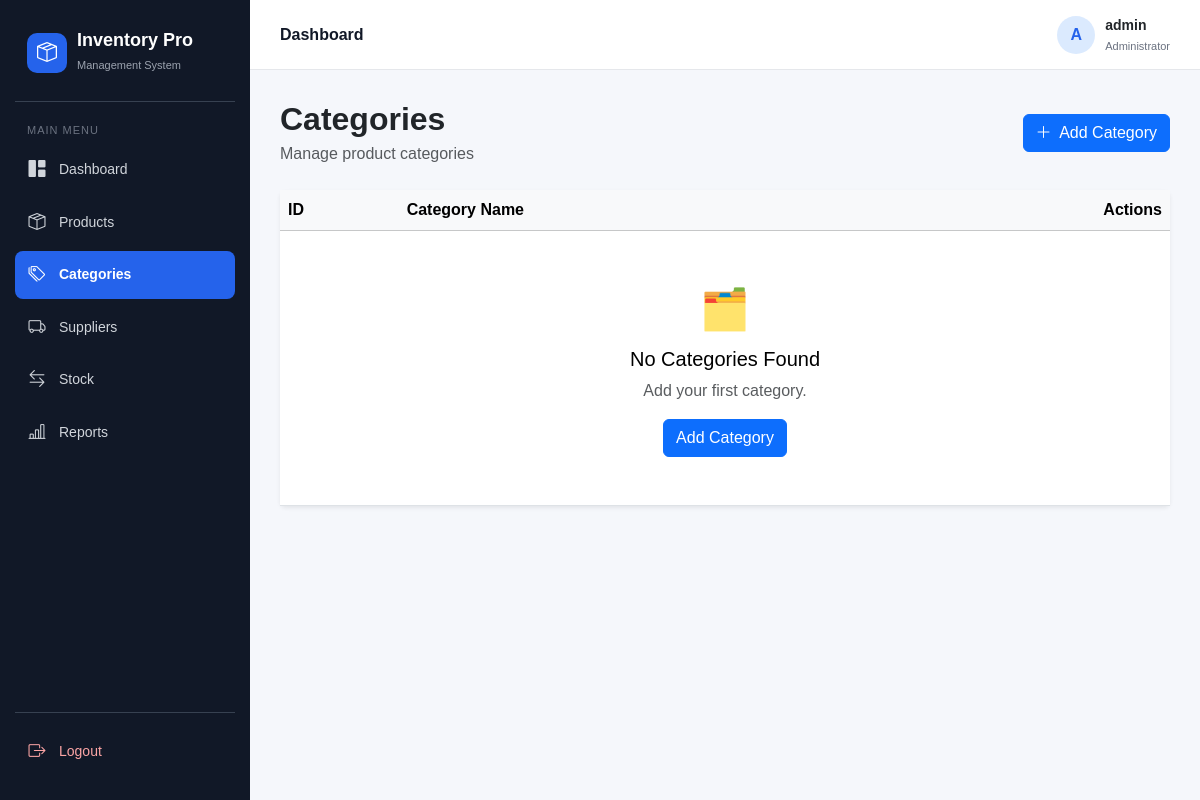
Page /categories (signed in) on the earlier database version.
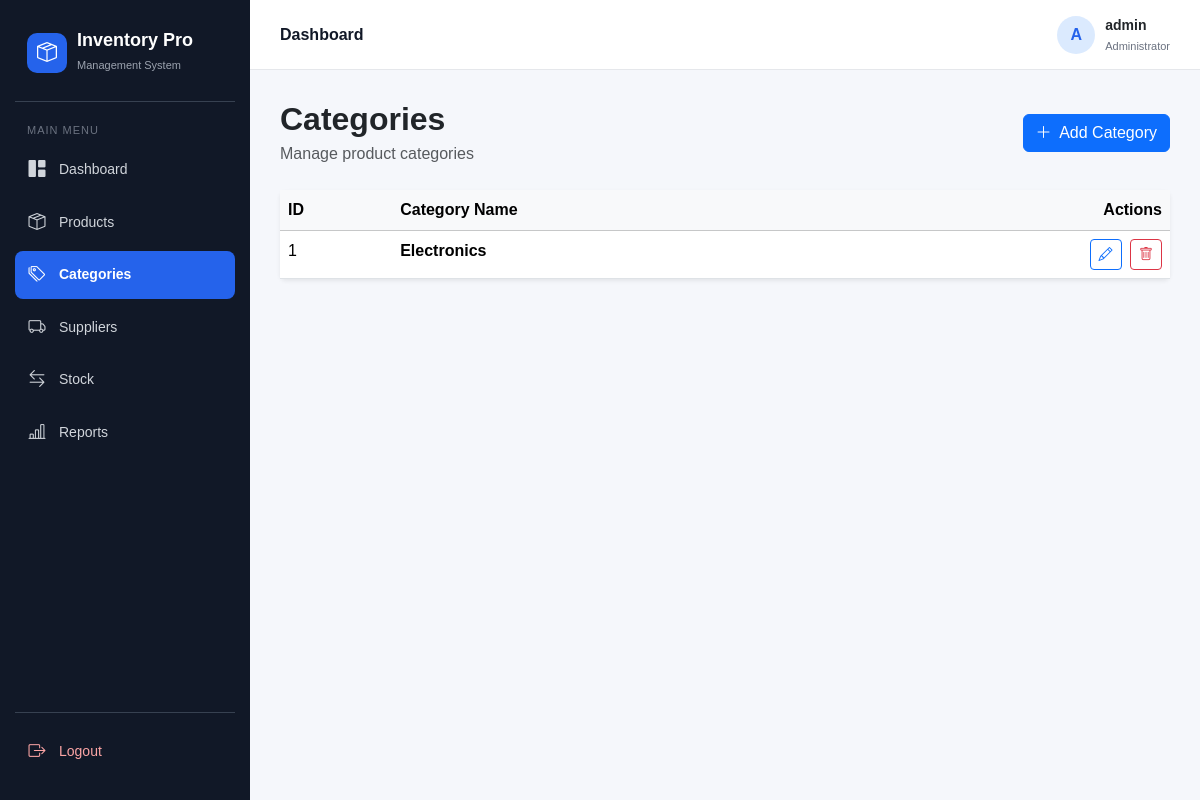
Same page on the later database version.
### models/admin.py (models this page shows, shortened)
class Admin(UserMixin, db.Model):
    __tablename__ = "admins"
    id = db.Column(db.Integer, primary_key=True)
    username = db.Column(
        db.String(100),
        unique=True,
        nullable=False
    )
    password = db.Column(
        db.String(255),
        nullable=False
    )

### models/category.py (models this page shows)
class Category(db.Model):
    __tablename__ = "categories"
    id = db.Column(
        db.Integer,
        primary_key=True
    )
    name = db.Column(
        db.String(100),
        nullable=False,
        unique=True
    )

### app.py (the view)
@app.route("/categories")
@login_required
def categories():
    categories = Category.query.order_by(
        Category.id.desc()
    ).all()
    return render_template(
        "categories.html",
        categories=categories
    )

### app.py (called while the page is built)
@login_manager.user_loader
def load_user(user_id):
    return Admin.query.get(int(user_id))

### templates/categories.html (shortened to what this page needs)
{% extends "base.html" %}
{% block content %}
<div class="d-flex justify-content-between align-items-center mb-4">
    <div>
        <h2 class="fw-bold mb-1">
            Categories
        </h2>
        <p class="text-muted mb-0">
            Manage product categories
        </p>
    </div>
    <a
        href="{{ url_for('add_category') }}"
        class="btn btn-primary"
    >
        <i class="bi bi-plus-lg me-1"></i>
        Add Category
    </a>
</div>
<div class="card border-0 shadow-sm">
    <div class="card-body p-0">
        <div class="table-responsive">
            <table class="table table-hover mb-0">
                <thead class="table-light">
                    <tr>
                        <th>ID</th>
                        <th>Category Name</th>
                        <th class="text-end">Actions</th>
                    </tr>
                </thead>
                <tbody>
                    {% for category in categories %}
                    <tr>
                        <td>
                            {{ category.id }}
                        </td>
                        <td class="fw-semibold">
                            {{ category.name }}
                        </td>
                        <td class="text-end">
                            <a
                                href="{{ url_for('edit_category', id=category.id) }}"
                                class="btn btn-sm btn-outline-primary me-1"
                                title="Edit Category"
                            >
                                <i class="bi bi-pencil"></i>
                            </a>
                            <form
                                action="{{ url_for('delete_category', id=category.id) }}"
                                method="POST"
                                class="d-inline"
                                onsubmit="return confirm('Are you sure you want to delete this category?');"
                            >
                                <button
                                    type="submit"
                                    class="btn btn-sm btn-outline-danger"
                                    title="Delete Category"
                                >
                                    <i class="bi bi-trash"></i>
                                </button>
                            </form>
                        </td>
                    </tr>
                    {% else %}
                    <tr>
                        <td
                            colspan="3"
                            class="text-center py-5"
                        >
                            <div class="fs-1">
                                🗂️
                            </div>
                            <h5 class="mt-2">
                                No Categories Found
                            </h5>
                            <p class="text-muted">
                                Add your first category.
                            </p>
                            <a
                                href="{{ url_for('add_category') }}"
                                class="btn btn-primary"
                            >
                                Add Category
                            </a>
                        </td>
                    </tr>
                    {% endfor %}
                </tbody>
            </table>
        </div>
    </div>
</div>
{% endblock %}

### templates/base.html (shortened to what this page needs)
<!DOCTYPE html>
<html lang="en">
<head>
    <link
        href="https://cdn.jsdelivr.net/npm/bootstrap@5.3.3/dist/css/bootstrap.min.css"
        rel="stylesheet"
    >
    <link
        rel="stylesheet"
        href="https://cdn.jsdelivr.net/npm/bootstrap-icons@1.11.3/font/bootstrap-icons.min.css"
    >
</head>
<body>
<aside class="sidebar">
    <div class="sidebar-brand">
        <div class="sidebar-brand-icon">
            <i class="bi bi-box-seam"></i>
        </div>
        <div class="sidebar-brand-text">
            <h4>
                Inventory Pro
            </h4>
            <small>
                Management System
            </small>
        </div>
    </div>
    <div class="sidebar-menu">
        <div class="menu-title">
            Main Menu
        </div>
        <a
            href="{{ url_for('dashboard') }}"
            class="sidebar-link
            "
        >
            <i class="bi bi-grid-1x2-fill"></i>
            <span>
                Dashboard
            </span>
        </a>
        <a
            href="{{ url_for('products') }}"
            class="sidebar-link
            "
        >
            <i class="bi bi-box-seam"></i>
            <span>
                Products
            </span>
        </a>
        <a
            href="{{ url_for('categories') }}"
            class="sidebar-link
            {% if request.endpoint in ['categories', 'add_category', 'edit_category'] %}
                active
            {% endif %}"
        >
            <i class="bi bi-tags"></i>
            <span>
                Categories
            </span>
        </a>
        <a
            href="{{ url_for('suppliers') }}"
            class="sidebar-link
            "
        >
            <i class="bi bi-truck"></i>
            <span>
                Suppliers
            </span>
        </a>
        <a
            href="{{ url_for('stock') }}"
            class="sidebar-link
            "
        >
            <i class="bi bi-arrow-left-right"></i>
            <span>
                Stock
            </span>
        </a>
        <a
            href="{{ url_for('reports') }}"
            class="sidebar-link
            "
        >
            <i class="bi bi-bar-chart-line"></i>
            <span>
                Reports
            </span>
        </a>
    </div>
    <div class="sidebar-footer">
        <a
            href="{{ url_for('logout') }}"
            class="sidebar-link logout-link"
        >
            <i class="bi bi-box-arrow-right"></i>
            <span>
                Logout
            </span>
        </a>
    </div>
</aside>
<div class="main-wrapper">
    <header class="topbar">
        <div class="topbar-title">
            {% block page_heading %}
            Dashboard
            {% endblock %}
        </div>
        <div class="admin-profile">
            <div class="admin-avatar">
                {% if current_user.is_authenticated %}
                    {{ current_user.username[0]|upper }}
                {% else %}
                    A
                {% endif %}
            </div>
            <div class="admin-info">
                <strong>
                    {% if current_user.is_authenticated %}
                        {{ current_user.username }}
                    {% else %}
                        Admin
                    {% endif %}
                </strong>
                <br>
                <small>
                    Administrator
                </small>
            </div>
        </div>
    </header>
    <main class="page-content">
        {% block content %}
        {% endblock %}
    </main>
</div>
</body>
</html>

### templates/base.html (style rules this page uses)
body { background: #f5f7fb; font-family: Arial, sans-serif; }
.sidebar { width: 250px; height: 100vh; position: fixed; top: 0; left: 0; background: #111827; color: white; padding: 20px 15px; z-index: 1000; display: flex; flex-direction: column; }
.sidebar-brand { display: flex; align-items: center; gap: 10px; padding: 10px 12px 25px; border-bottom: 1px solid #374151; margin-bottom: 20px; }
.sidebar-brand-icon { width: 40px; height: 40px; border-radius: 10px; background: #2563eb; display: flex; align-items: center; justify-content: center; font-size: 20px; }
.sidebar-brand h4 { margin: 0; font-weight: 700; font-size: 18px; }
.sidebar-brand small { color: #9ca3af; font-size: 11px; }
.sidebar-menu { flex: 1; }
.menu-title { font-size: 11px; text-transform: uppercase; letter-spacing: 1px; color: #6b7280; padding: 0 12px; margin-bottom: 8px; }
.sidebar-link { display: flex; align-items: center; gap: 12px; padding: 11px 12px; margin-bottom: 5px; color: #d1d5db; text-decoration: none; border-radius: 8px; font-size: 14px; transition: 0.2s; }
.sidebar-link i { font-size: 17px; width: 20px; text-align: center; }
.sidebar-link.active { background: #2563eb; color: white; font-weight: 600; }
.sidebar-footer { border-top: 1px solid #374151; padding-top: 15px; }
.logout-link { color: #fca5a5; }
.main-wrapper { margin-left: 250px; min-height: 100vh; }
.topbar { height: 70px; background: white; border-bottom: 1px solid #e5e7eb; display: flex; align-items: center; justify-content: space-between; padding: 0 30px; position: sticky; top: 0; z-index: 900; }
.topbar-title { font-weight: 600; color: #111827; }
.admin-profile { display: flex; align-items: center; gap: 10px; }
.admin-avatar { width: 38px; height: 38px; border-radius: 50%; background: #dbeafe; color: #2563eb; display: flex; align-items: center; justify-content: center; font-weight: 700; }
.admin-info { line-height: 1.2; }
.admin-info strong { font-size: 14px; }
.admin-info small { color: #6b7280; font-size: 11px; }
.page-content { padding: 30px; }

Differences in the rows shown:
added Category: id "1", name "Electronics"
Other differences:
text no longer shown: "🗂️ No Categories Found Add your first category. Add Category"
